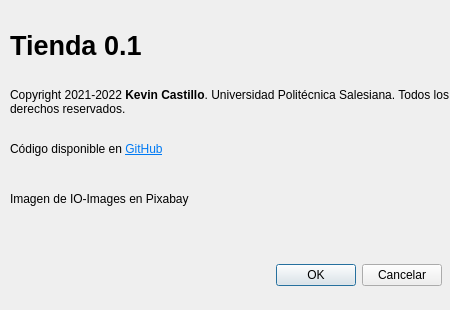
<?xml version="1.0" encoding="UTF-8"?>
<ui version="4.0">
 <class>Acerca</class>
 <widget class="QDialog" name="Acerca">
  <property name="geometry">
   <rect>
    <x>0</x>
    <y>0</y>
    <width>450</width>
    <height>310</height>
   </rect>
  </property>
  <property name="minimumSize">
   <size>
    <width>450</width>
    <height>310</height>
   </size>
  </property>
  <property name="maximumSize">
   <size>
    <width>450</width>
    <height>310</height>
   </size>
  </property>
  <property name="windowTitle">
   <string>Acerca</string>
  </property>
  <property name="windowIcon">
   <iconset resource="recursos.qrc">
    <normaloff>:/shopping-cart-1105049_1280.png</normaloff>:/shopping-cart-1105049_1280.png</iconset>
  </property>
  <widget class="QWidget" name="layoutWidget">
   <property name="geometry">
    <rect>
     <x>10</x>
     <y>10</y>
     <width>441</width>
     <height>301</height>
    </rect>
   </property>
   <layout class="QVBoxLayout" name="verticalLayout">
    <item>
     <widget class="QLabel" name="lblNombre">
      <property name="font">
       <font>
        <pointsize>20</pointsize>
        <bold>true</bold>
       </font>
      </property>
      <property name="text">
       <string>Tienda 0.1</string>
      </property>
     </widget>
    </item>
    <item>
     <widget class="QLabel" name="lblDerechos">
      <property name="text">
       <string>&lt;html&gt;&lt;head/&gt;&lt;body&gt;&lt;p&gt;Copyright 2021-2022 &lt;span style=&quot; font-weight:600;&quot;&gt;Kevin Castillo&lt;/span&gt;. Universidad Politécnica Salesiana. Todos los derechos reservados. &lt;/p&gt;&lt;p&gt;&lt;br/&gt;Código disponible en &lt;a href=&quot;https://github.com/KevsWit/P59-Tienda-Qt&quot;&gt;&lt;span style=&quot; text-decoration: underline; color:#007af4;&quot;&gt;GitHub&lt;/span&gt;&lt;/a&gt;&lt;/p&gt;&lt;/body&gt;&lt;/html&gt;</string>
      </property>
      <property name="wordWrap">
       <bool>true</bool>
      </property>
     </widget>
    </item>
    <item>
     <widget class="QLabel" name="lblFreepik">
      <property name="text">
       <string>&lt;html&gt;&lt;head/&gt;&lt;body&gt;&lt;p&gt;Imagen de &lt;a href=&quot;https://pixabay.com/es/users/io-images-1096650/?utm_source=link-attribution&amp;amp;utm_medium=referral&amp;amp;utm_campaign=image&amp;amp;utm_content=1105049&quot;&gt;&lt;span style=&quot; text-decoration: underline; color:#007af4;&quot;&gt;IO-Images&lt;/span&gt;&lt;/a&gt; en &lt;a href=&quot;https://pixabay.com/es/?utm_source=link-attribution&amp;amp;utm_medium=referral&amp;amp;utm_campaign=image&amp;amp;utm_content=3721156&quot;&gt;&lt;span style=&quot; text-decoration: underline; color:#007af4;&quot;&gt;Pixabay&lt;/span&gt;&lt;/a&gt;&lt;/p&gt;&lt;/body&gt;&lt;/html&gt;</string>
      </property>
     </widget>
    </item>
    <item>
     <widget class="QWidget" name="widget1" native="true">
      <layout class="QHBoxLayout" name="horizontalLayout">
       <item>
        <spacer name="horizontalSpacer">
         <property name="orientation">
          <enum>Qt::Horizontal</enum>
         </property>
         <property name="sizeHint" stdset="0">
          <size>
           <width>246</width>
           <height>20</height>
          </size>
         </property>
        </spacer>
       </item>
       <item>
        <widget class="QPushButton" name="cmdOk">
         <property name="text">
          <string>OK</string>
         </property>
        </widget>
       </item>
       <item>
        <widget class="QPushButton" name="cmdCancelar">
         <property name="text">
          <string>Cancelar</string>
         </property>
        </widget>
       </item>
      </layout>
     </widget>
    </item>
   </layout>
  </widget>
 </widget>
 <resources>
  <include location="recursos.qrc"/>
 </resources>
 <connections/>
</ui>
